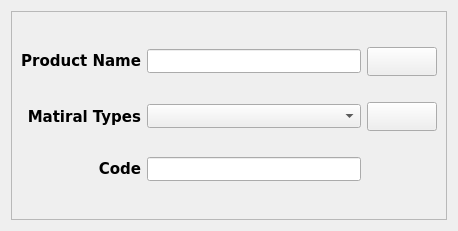
<?xml version="1.0" encoding="UTF-8"?>
<ui version="4.0">
 <class>AddNewProduct</class>
 <widget class="QWidget" name="AddNewProduct">
  <property name="geometry">
   <rect>
    <x>0</x>
    <y>0</y>
    <width>458</width>
    <height>231</height>
   </rect>
  </property>
  <property name="minimumSize">
   <size>
    <width>458</width>
    <height>231</height>
   </size>
  </property>
  <property name="maximumSize">
   <size>
    <width>458</width>
    <height>231</height>
   </size>
  </property>
  <property name="windowTitle">
   <string>Add Product</string>
  </property>
  <property name="windowIcon">
   <iconset>
    <normaloff>icons/logo.png</normaloff>icons/logo.png</iconset>
  </property>
  <layout class="QGridLayout" name="gridLayout_2">
   <item row="0" column="0">
    <widget class="QFrame" name="frame">
     <property name="styleSheet">
      <string notr="true"/>
     </property>
     <property name="frameShape">
      <enum>QFrame::StyledPanel</enum>
     </property>
     <property name="frameShadow">
      <enum>QFrame::Raised</enum>
     </property>
     <layout class="QGridLayout" name="gridLayout">
      <property name="verticalSpacing">
       <number>0</number>
      </property>
      <item row="1" column="2">
       <widget class="QPushButton" name="add">
        <property name="minimumSize">
         <size>
          <width>70</width>
          <height>29</height>
         </size>
        </property>
        <property name="maximumSize">
         <size>
          <width>70</width>
          <height>29</height>
         </size>
        </property>
        <property name="font">
         <font>
          <weight>50</weight>
          <bold>false</bold>
         </font>
        </property>
        <property name="text">
         <string/>
        </property>
        <property name="icon">
         <iconset>
          <normaloff>icons/add.png</normaloff>icons/add.png</iconset>
        </property>
       </widget>
      </item>
      <item row="1" column="1">
       <widget class="QLineEdit" name="product_name">
        <property name="minimumSize">
         <size>
          <width>0</width>
          <height>24</height>
         </size>
        </property>
        <property name="font">
         <font>
          <weight>75</weight>
          <bold>true</bold>
         </font>
        </property>
        <property name="layoutDirection">
         <enum>Qt::LeftToRight</enum>
        </property>
        <property name="alignment">
         <set>Qt::AlignLeading|Qt::AlignLeft|Qt::AlignVCenter</set>
        </property>
       </widget>
      </item>
      <item row="3" column="1">
       <widget class="QComboBox" name="matiral_type">
        <property name="minimumSize">
         <size>
          <width>0</width>
          <height>24</height>
         </size>
        </property>
        <property name="layoutDirection">
         <enum>Qt::LeftToRight</enum>
        </property>
       </widget>
      </item>
      <item row="5" column="1">
       <widget class="QLineEdit" name="product_code">
        <property name="minimumSize">
         <size>
          <width>0</width>
          <height>24</height>
         </size>
        </property>
        <property name="font">
         <font>
          <weight>75</weight>
          <bold>true</bold>
         </font>
        </property>
        <property name="layoutDirection">
         <enum>Qt::LeftToRight</enum>
        </property>
        <property name="alignment">
         <set>Qt::AlignLeading|Qt::AlignLeft|Qt::AlignVCenter</set>
        </property>
       </widget>
      </item>
      <item row="3" column="2">
       <widget class="QPushButton" name="cancel">
        <property name="minimumSize">
         <size>
          <width>70</width>
          <height>29</height>
         </size>
        </property>
        <property name="maximumSize">
         <size>
          <width>70</width>
          <height>29</height>
         </size>
        </property>
        <property name="text">
         <string/>
        </property>
        <property name="icon">
         <iconset>
          <normaloff>icons/delete.png</normaloff>icons/delete.png</iconset>
        </property>
       </widget>
      </item>
      <item row="1" column="0">
       <widget class="QLabel" name="label_2">
        <property name="minimumSize">
         <size>
          <width>0</width>
          <height>20</height>
         </size>
        </property>
        <property name="maximumSize">
         <size>
          <width>16777215</width>
          <height>20</height>
         </size>
        </property>
        <property name="font">
         <font>
          <family>Bitstream Vera Sans</family>
          <pointsize>11</pointsize>
          <weight>75</weight>
          <bold>true</bold>
         </font>
        </property>
        <property name="layoutDirection">
         <enum>Qt::LeftToRight</enum>
        </property>
        <property name="styleSheet">
         <string notr="true">border-width:0px;</string>
        </property>
        <property name="text">
         <string>Product Name</string>
        </property>
        <property name="alignment">
         <set>Qt::AlignRight|Qt::AlignTrailing|Qt::AlignVCenter</set>
        </property>
       </widget>
      </item>
      <item row="3" column="0">
       <widget class="QLabel" name="label_8">
        <property name="font">
         <font>
          <family>Bitstream Vera Sans</family>
          <pointsize>11</pointsize>
          <weight>75</weight>
          <bold>true</bold>
         </font>
        </property>
        <property name="layoutDirection">
         <enum>Qt::LeftToRight</enum>
        </property>
        <property name="styleSheet">
         <string notr="true">border-width:0px;</string>
        </property>
        <property name="text">
         <string>Matiral Types</string>
        </property>
        <property name="alignment">
         <set>Qt::AlignRight|Qt::AlignTrailing|Qt::AlignVCenter</set>
        </property>
       </widget>
      </item>
      <item row="5" column="0">
       <widget class="QLabel" name="label_3">
        <property name="font">
         <font>
          <family>Bitstream Vera Sans</family>
          <pointsize>11</pointsize>
          <weight>75</weight>
          <bold>true</bold>
         </font>
        </property>
        <property name="layoutDirection">
         <enum>Qt::LeftToRight</enum>
        </property>
        <property name="styleSheet">
         <string notr="true">border-width:0px;</string>
        </property>
        <property name="text">
         <string>Code</string>
        </property>
        <property name="alignment">
         <set>Qt::AlignRight|Qt::AlignTrailing|Qt::AlignVCenter</set>
        </property>
       </widget>
      </item>
     </layout>
    </widget>
   </item>
  </layout>
 </widget>
 <resources/>
 <connections/>
</ui>
